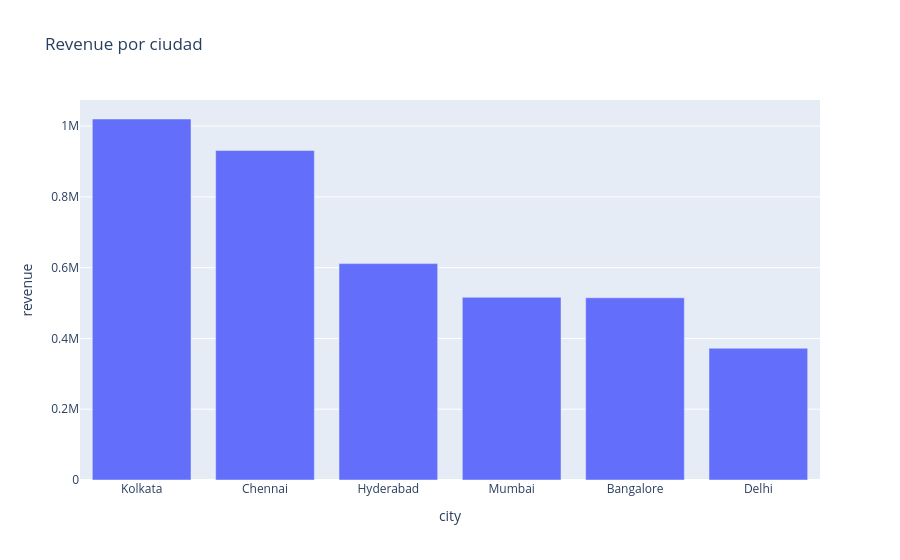

Notebook code for this chart:
### Code cell
# Revenue por ciudad
fig = px.bar(
    city_sales.sort_values("revenue", ascending=False),
    x="city",
    y="revenue",
    title="Revenue por ciudad"
)
fig.show()

### Figure 1 — Plotly figure (JSON) as saved in the notebook; plotly's stock layout.template omitted (floating-point values rounded to 4 significant figures)
{"data": [{"hovertemplate": "city=%{x}<br>revenue=%{y}<extra></extra>", "legendgroup": "", "marker": {"color": "#636efa", "pattern": {"shape": ""}}, "name": "", "orientation": "v", "showlegend": false, "textposition": "auto", "type": "bar", "x": ["Kolkata", "Chennai", "Hyderabad", "Mumbai", "Bangalore", "Delhi"], "xaxis": "x", "y": [1020000.0, 931100.0, 611500.0, 516300.0, 515000.0, 372400.0], "yaxis": "y"}], "layout": {"barmode": "relative", "legend": {"tracegroupgap": 0}, "title": {"text": "Revenue por ciudad"}, "xaxis": {"anchor": "y", "domain": [0, 1], "title": {"text": "city"}}, "yaxis": {"anchor": "x", "domain": [0, 1], "title": {"text": "revenue"}}}}
